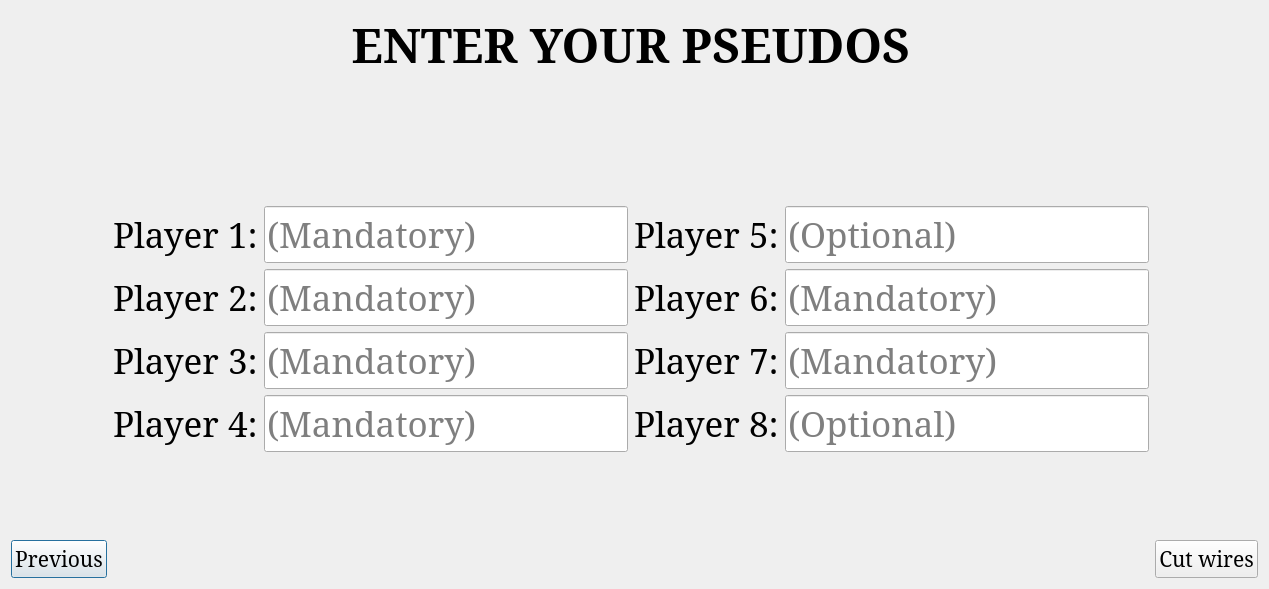
<?xml version="1.0" encoding="UTF-8"?>
<ui version="4.0">
 <class>player_names</class>
 <widget class="QDialog" name="player_names">
  <property name="geometry">
   <rect>
    <x>0</x>
    <y>0</y>
    <width>1269</width>
    <height>589</height>
   </rect>
  </property>
  <property name="windowTitle">
   <string>Dialog</string>
  </property>
  <layout class="QVBoxLayout" name="verticalLayout">
   <item>
    <layout class="QGridLayout" name="gridLayout_3">
     <item row="0" column="2">
      <widget class="QLabel" name="gametitle">
       <property name="sizePolicy">
        <sizepolicy hsizetype="Preferred" vsizetype="Fixed">
         <horstretch>0</horstretch>
         <verstretch>0</verstretch>
        </sizepolicy>
       </property>
       <property name="font">
        <font>
         <family>Noto Serif</family>
         <pointsize>36</pointsize>
         <weight>75</weight>
         <bold>true</bold>
        </font>
       </property>
       <property name="text">
        <string>ENTER YOUR PSEUDOS</string>
       </property>
       <property name="alignment">
        <set>Qt::AlignCenter</set>
       </property>
      </widget>
     </item>
     <item row="2" column="2" rowspan="2">
      <layout class="QGridLayout" name="gridLayout_4">
       <item row="0" column="0">
        <spacer name="verticalSpacer">
         <property name="orientation">
          <enum>Qt::Vertical</enum>
         </property>
         <property name="sizeHint" stdset="0">
          <size>
           <width>20</width>
           <height>40</height>
          </size>
         </property>
        </spacer>
       </item>
       <item row="3" column="0">
        <spacer name="verticalSpacer_2">
         <property name="orientation">
          <enum>Qt::Vertical</enum>
         </property>
         <property name="sizeType">
          <enum>QSizePolicy::Expanding</enum>
         </property>
         <property name="sizeHint" stdset="0">
          <size>
           <width>20</width>
           <height>40</height>
          </size>
         </property>
        </spacer>
       </item>
       <item row="2" column="0">
        <layout class="QHBoxLayout" name="horizontalLayout_4">
         <property name="sizeConstraint">
          <enum>QLayout::SetFixedSize</enum>
         </property>
         <item>
          <layout class="QFormLayout" name="formLayout_4">
           <property name="sizeConstraint">
            <enum>QLayout::SetDefaultConstraint</enum>
           </property>
           <property name="fieldGrowthPolicy">
            <enum>QFormLayout::ExpandingFieldsGrow</enum>
           </property>
           <property name="rowWrapPolicy">
            <enum>QFormLayout::WrapLongRows</enum>
           </property>
           <item row="0" column="0">
            <widget class="QLabel" name="p1">
             <property name="font">
              <font>
               <family>Noto Serif</family>
               <pointsize>26</pointsize>
              </font>
             </property>
             <property name="text">
              <string>Player 1:</string>
             </property>
            </widget>
           </item>
           <item row="0" column="1">
            <widget class="QLineEdit" name="p1pseudo">
             <property name="font">
              <font>
               <family>Noto Serif</family>
               <pointsize>26</pointsize>
              </font>
             </property>
             <property name="frame">
              <bool>true</bool>
             </property>
             <property name="placeholderText">
              <string>(Mandatory)</string>
             </property>
            </widget>
           </item>
           <item row="1" column="0">
            <widget class="QLabel" name="p2">
             <property name="font">
              <font>
               <family>Noto Serif</family>
               <pointsize>26</pointsize>
              </font>
             </property>
             <property name="text">
              <string>Player 2:</string>
             </property>
            </widget>
           </item>
           <item row="1" column="1">
            <widget class="QLineEdit" name="p2pseudo">
             <property name="font">
              <font>
               <family>Noto Serif</family>
               <pointsize>26</pointsize>
              </font>
             </property>
             <property name="frame">
              <bool>true</bool>
             </property>
             <property name="placeholderText">
              <string>(Mandatory)</string>
             </property>
            </widget>
           </item>
           <item row="2" column="0">
            <widget class="QLabel" name="p3">
             <property name="font">
              <font>
               <family>Noto Serif</family>
               <pointsize>26</pointsize>
              </font>
             </property>
             <property name="text">
              <string>Player 3:</string>
             </property>
            </widget>
           </item>
           <item row="2" column="1">
            <widget class="QLineEdit" name="p3pseudo">
             <property name="font">
              <font>
               <family>Noto Serif</family>
               <pointsize>26</pointsize>
              </font>
             </property>
             <property name="text">
              <string/>
             </property>
             <property name="frame">
              <bool>true</bool>
             </property>
             <property name="placeholderText">
              <string>(Mandatory)</string>
             </property>
            </widget>
           </item>
           <item row="3" column="0">
            <widget class="QLabel" name="p4">
             <property name="font">
              <font>
               <family>Noto Serif</family>
               <pointsize>26</pointsize>
              </font>
             </property>
             <property name="text">
              <string>Player 4:</string>
             </property>
            </widget>
           </item>
           <item row="3" column="1">
            <widget class="QLineEdit" name="p4pseudo">
             <property name="font">
              <font>
               <family>Noto Serif</family>
               <pointsize>26</pointsize>
              </font>
             </property>
             <property name="text">
              <string/>
             </property>
             <property name="frame">
              <bool>true</bool>
             </property>
             <property name="placeholderText">
              <string>(Mandatory)</string>
             </property>
            </widget>
           </item>
          </layout>
         </item>
         <item>
          <layout class="QFormLayout" name="formLayout_5">
           <item row="0" column="0">
            <widget class="QLabel" name="p5">
             <property name="font">
              <font>
               <family>Noto Serif</family>
               <pointsize>26</pointsize>
              </font>
             </property>
             <property name="text">
              <string>Player 5:</string>
             </property>
            </widget>
           </item>
           <item row="0" column="1">
            <widget class="QLineEdit" name="p5pseudo">
             <property name="font">
              <font>
               <family>Noto Serif</family>
               <pointsize>26</pointsize>
              </font>
             </property>
             <property name="frame">
              <bool>true</bool>
             </property>
             <property name="placeholderText">
              <string>(Optional)</string>
             </property>
            </widget>
           </item>
           <item row="1" column="1">
            <widget class="QLineEdit" name="p6pseudo">
             <property name="font">
              <font>
               <family>Noto Serif</family>
               <pointsize>26</pointsize>
              </font>
             </property>
             <property name="frame">
              <bool>true</bool>
             </property>
             <property name="placeholderText">
              <string>(Mandatory)</string>
             </property>
            </widget>
           </item>
           <item row="2" column="0">
            <widget class="QLabel" name="p7">
             <property name="font">
              <font>
               <family>Noto Serif</family>
               <pointsize>26</pointsize>
              </font>
             </property>
             <property name="text">
              <string>Player 7:</string>
             </property>
            </widget>
           </item>
           <item row="2" column="1">
            <widget class="QLineEdit" name="p7pseudo">
             <property name="font">
              <font>
               <family>Noto Serif</family>
               <pointsize>26</pointsize>
              </font>
             </property>
             <property name="frame">
              <bool>true</bool>
             </property>
             <property name="placeholderText">
              <string>(Mandatory)</string>
             </property>
            </widget>
           </item>
           <item row="3" column="0">
            <widget class="QLabel" name="p8">
             <property name="font">
              <font>
               <family>Noto Serif</family>
               <pointsize>26</pointsize>
              </font>
             </property>
             <property name="text">
              <string>Player 8:</string>
             </property>
            </widget>
           </item>
           <item row="3" column="1">
            <widget class="QLineEdit" name="p8pseudo">
             <property name="font">
              <font>
               <family>Noto Serif</family>
               <pointsize>26</pointsize>
              </font>
             </property>
             <property name="frame">
              <bool>true</bool>
             </property>
             <property name="placeholderText">
              <string>(Optional)</string>
             </property>
            </widget>
           </item>
           <item row="1" column="0">
            <widget class="QLabel" name="p6">
             <property name="font">
              <font>
               <family>Noto Serif</family>
               <pointsize>26</pointsize>
              </font>
             </property>
             <property name="text">
              <string>Player 6:</string>
             </property>
            </widget>
           </item>
          </layout>
         </item>
        </layout>
       </item>
       <item row="4" column="0">
        <layout class="QHBoxLayout" name="horizontalLayout">
         <item>
          <spacer name="HSpacer_RightDown">
           <property name="orientation">
            <enum>Qt::Horizontal</enum>
           </property>
           <property name="sizeHint" stdset="0">
            <size>
             <width>40</width>
             <height>20</height>
            </size>
           </property>
          </spacer>
         </item>
        </layout>
       </item>
       <item row="1" column="0">
        <widget class="QLabel" name="Warning">
         <property name="palette">
          <palette>
           <active>
            <colorrole role="WindowText">
             <brush brushstyle="SolidPattern">
              <color alpha="255">
               <red>164</red>
               <green>0</green>
               <blue>0</blue>
              </color>
             </brush>
            </colorrole>
           </active>
           <inactive>
            <colorrole role="WindowText">
             <brush brushstyle="SolidPattern">
              <color alpha="255">
               <red>164</red>
               <green>0</green>
               <blue>0</blue>
              </color>
             </brush>
            </colorrole>
           </inactive>
           <disabled>
            <colorrole role="WindowText">
             <brush brushstyle="SolidPattern">
              <color alpha="255">
               <red>190</red>
               <green>190</green>
               <blue>190</blue>
              </color>
             </brush>
            </colorrole>
           </disabled>
          </palette>
         </property>
         <property name="font">
          <font>
           <family>Noto Serif</family>
           <pointsize>30</pointsize>
           <weight>75</weight>
           <italic>true</italic>
           <bold>true</bold>
          </font>
         </property>
         <property name="text">
          <string/>
         </property>
        </widget>
       </item>
      </layout>
     </item>
     <item row="5" column="0">
      <layout class="QHBoxLayout" name="horizontalLayout_2">
       <item>
        <widget class="QPushButton" name="previous">
         <property name="font">
          <font>
           <family>Noto Serif</family>
           <pointsize>16</pointsize>
          </font>
         </property>
         <property name="text">
          <string>Previous</string>
         </property>
        </widget>
       </item>
      </layout>
     </item>
     <item row="5" column="3">
      <widget class="QPushButton" name="cut_wires_button">
       <property name="font">
        <font>
         <family>Noto Serif</family>
         <pointsize>16</pointsize>
        </font>
       </property>
       <property name="text">
        <string>Cut wires</string>
       </property>
      </widget>
     </item>
    </layout>
   </item>
  </layout>
 </widget>
 <resources/>
 <connections/>
</ui>
